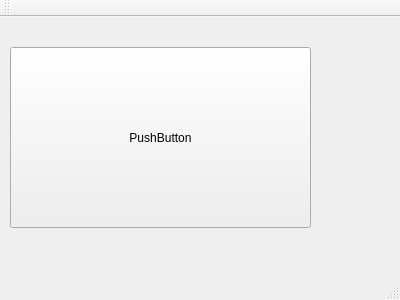
<?xml version="1.0" encoding="UTF-8"?>
<ui version="4.0">
 <class>MainWindow</class>
 <widget class="QMainWindow" name="MainWindow">
  <property name="geometry">
   <rect>
    <x>0</x>
    <y>0</y>
    <width>400</width>
    <height>300</height>
   </rect>
  </property>
  <property name="windowTitle">
   <string>MainWindow</string>
  </property>
  <widget class="QWidget" name="centralWidget">
   <widget class="QPushButton" name="pushButton">
    <property name="geometry">
     <rect>
      <x>10</x>
      <y>30</y>
      <width>301</width>
      <height>181</height>
     </rect>
    </property>
    <property name="text">
     <string>PushButton</string>
    </property>
   </widget>
  </widget>
  <widget class="QMenuBar" name="menuBar">
   <property name="geometry">
    <rect>
     <x>0</x>
     <y>0</y>
     <width>400</width>
     <height>22</height>
    </rect>
   </property>
  </widget>
  <widget class="QToolBar" name="mainToolBar">
   <attribute name="toolBarArea">
    <enum>TopToolBarArea</enum>
   </attribute>
   <attribute name="toolBarBreak">
    <bool>false</bool>
   </attribute>
  </widget>
  <widget class="QStatusBar" name="statusBar"/>
 </widget>
 <layoutdefault spacing="6" margin="11"/>
 <resources/>
 <connections/>
</ui>
